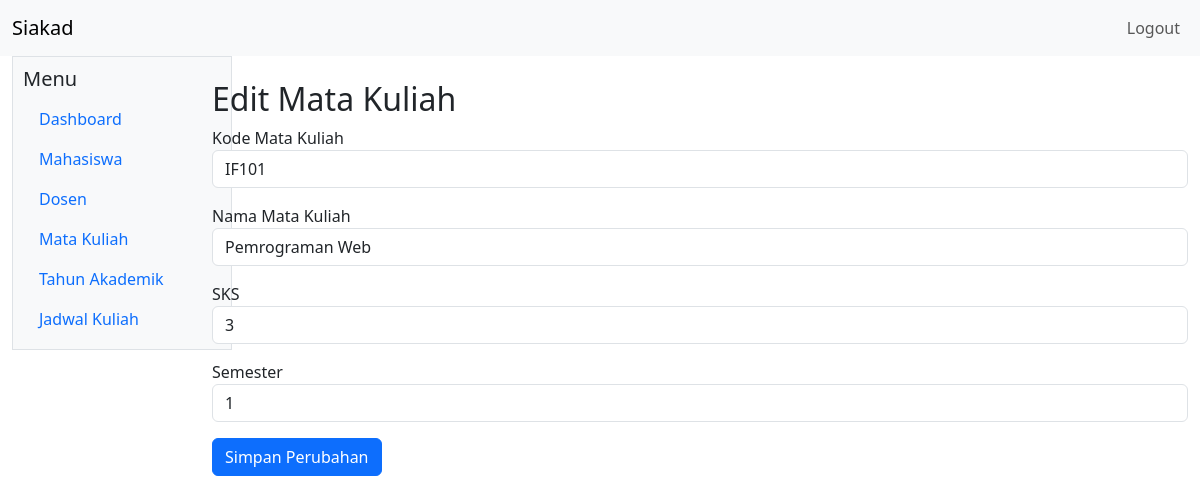
The app's page /admin/mata-kuliah/edit.php?id=1 (signed in) with its own data.
### tables this page shows
CREATE TABLE mata_kuliah (
    id_mata_kuliah INT AUTO_INCREMENT PRIMARY KEY,
    kode_mata_kuliah VARCHAR(20) NOT NULL UNIQUE,
    nama_mata_kuliah VARCHAR(100) NOT NULL,
    sks TINYINT UNSIGNED NOT NULL,
    semester TINYINT UNSIGNED NOT NULL
);

### config/functions.php (called while the page is built, shortened)
<?php
function e($str) {
    return htmlspecialchars($str, ENT_QUOTES, 'UTF-8');
}
?>

### admin/mata-kuliah/edit.php (the view, shortened to what this page needs)
<?php
require_once __DIR__ . '/../../config/auth.php';
$id = intval($_GET['id'] ?? 0);
$stmt = $mysqli->prepare('SELECT * FROM mata_kuliah WHERE id_mata_kuliah = ? LIMIT 1');
$stmt->bind_param('i', $id);
$stmt->execute();
$row = $stmt->get_result()->fetch_assoc();
require_once __DIR__ . '/../../includes/header.php';
?>
  <div class="col-2">
    <?php require_once __DIR__ . '/../../includes/sidebar.php'; ?>
  </div>
  <div class="col-10 mt-4">
    <h2>Edit Mata Kuliah</h2>
    <form method="post">
      <div class="mb-3"><label>Kode Mata Kuliah</label><input type="text" name="kode" class="form-control" value="<?php echo e($row['kode_mata_kuliah']); ?>" required></div>
      <div class="mb-3"><label>Nama Mata Kuliah</label><input type="text" name="nama" class="form-control" value="<?php echo e($row['nama_mata_kuliah']); ?>" required></div>
      <div class="mb-3"><label>SKS</label><input type="number" name="sks" class="form-control" min="1" max="10" value="<?php echo e($row['sks']); ?>" required></div>
      <div class="mb-3"><label>Semester</label><input type="number" name="semester" class="form-control" min="1" max="14" value="<?php echo e($row['semester']); ?>" required></div>
      <button class="btn btn-primary">Simpan Perubahan</button>
    </form>
  </div>
<?php require_once __DIR__ . '/../../includes/footer.php'; ?>

### records on screen
mata_kuliah: kode "IF101", nama "Pemrograman Web", sks "3", semester "1"
